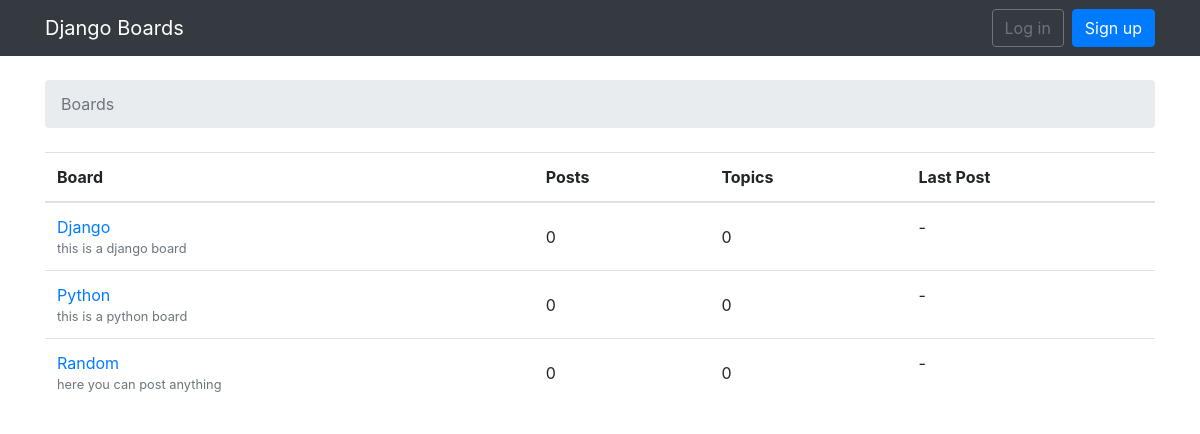
The page / on the database its author committed.
### board/models.py (models this page shows, shortened)
class Board(models.Model):
    name = models.CharField(max_length=30, unique=True)
    description = models.CharField(max_length=100)

### board/views.py (the view)
# urls.py: 2. Add a URL to urlpatterns:  path('', views.home, name='home')
def home(request):
    boards = Board.objects.all()
    context = {"boards": boards}
    return render(request, "home.html", context)

### templates/home.html
{% extends 'base.html' %}
{% block breadcrumb %}
<li class="breadcrumb-item active">Boards</li>
{% endblock %}
{% block content %}
<table class="table">
    <thead class="thead-inverse">
        <tr>
            <th>Board</th>
            <th>Posts</th>
            <th>Topics</th>
            <th>Last Post</th>
        </tr>
    </thead>
    <tbody>
        {% for item in boards %}
        <tr>
            <td><a href="{% url 'board_topics' item.pk %}">{{item.name}}</a><br> <small
                    class="text-muted d-block">{{item.description}}</small> </td>
            <td class="align-middle">0</td>
            <td class="align-middle">0</td>
            <td>-</td>
        </tr>
        {% endfor %}
    </tbody>
</table>
{% endblock %}

### rows shown on the page
Board: name "Django", description "this is a django board"
Board: name "Python", description "this is a python board"
Board: name "Random", description "here you can post anything"
